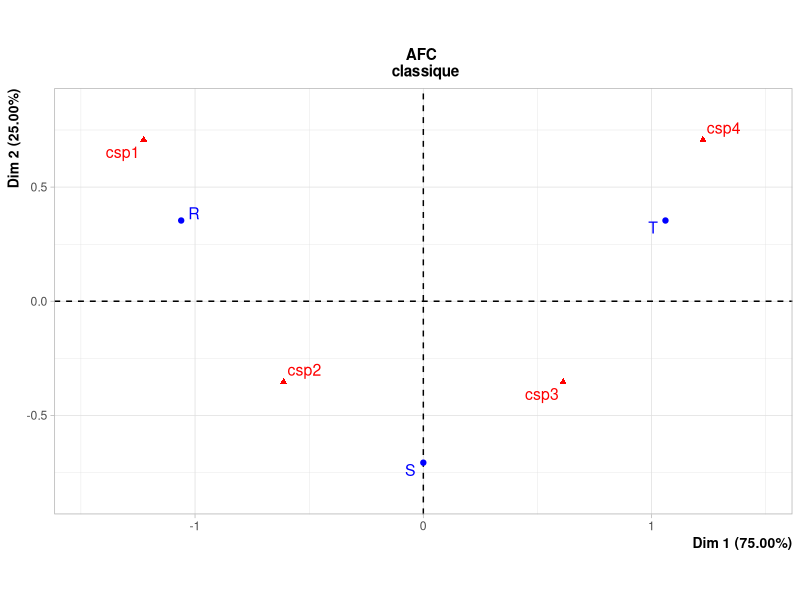
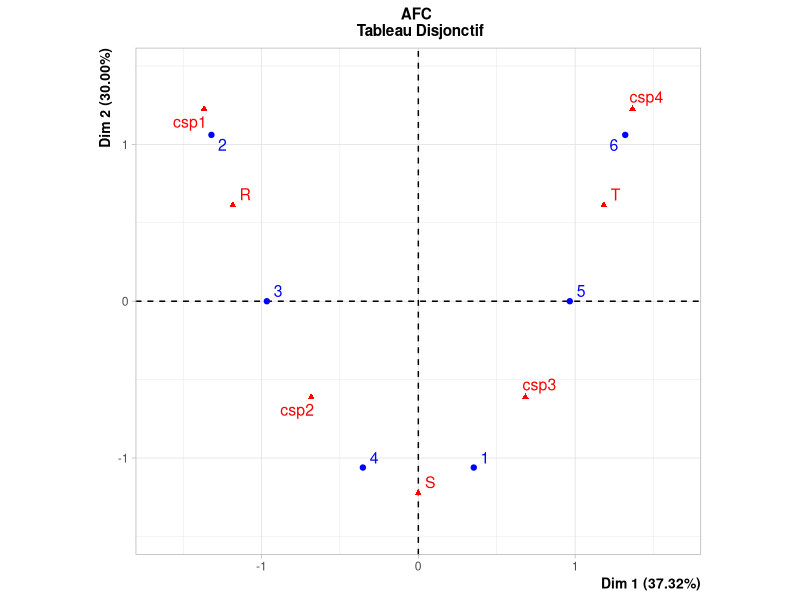
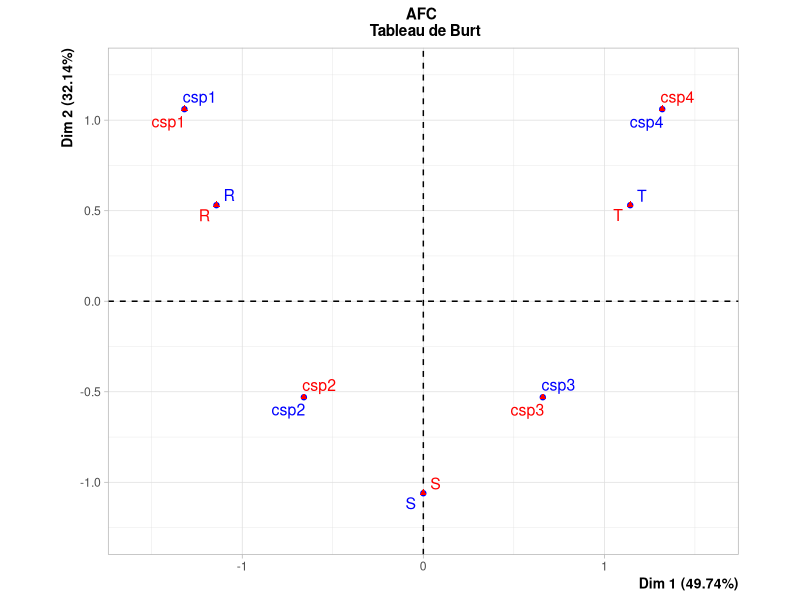
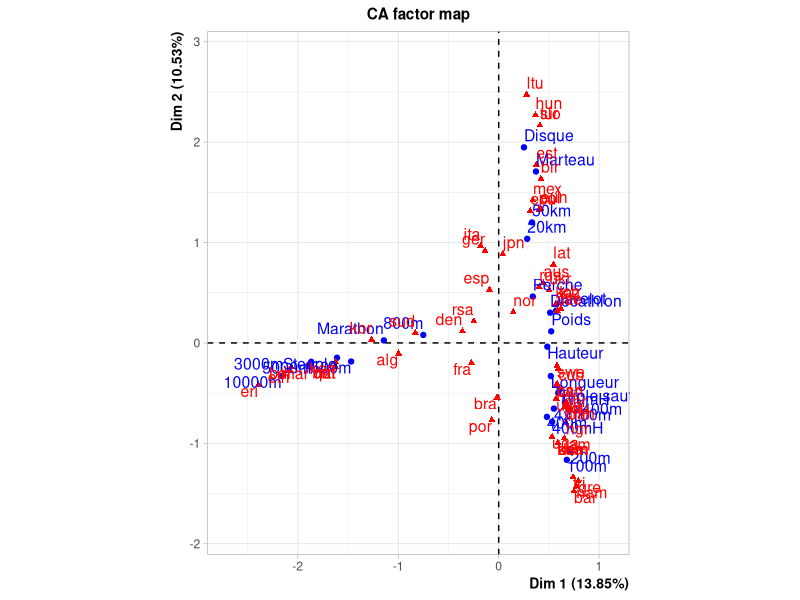
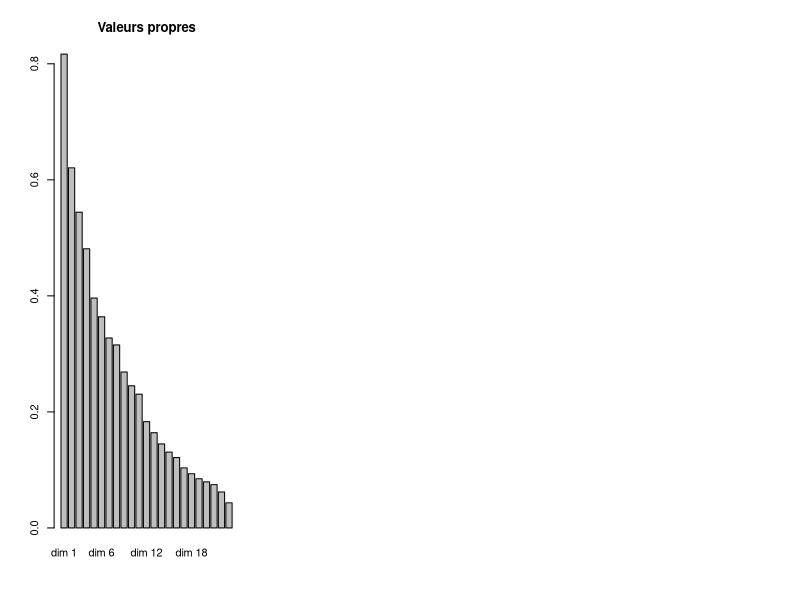

Here is the R script that generated these plots, in order:
## ---- chunk 1
library(FactoMineR)
## ---- chunk 2
csp <- as.factor(c("csp3","csp1","csp2","csp2","csp3","csp4"))
sport <- as.factor(c("S","R","R","S","T","T"))
fic.tab <- table(sport,csp)
fic.conting <- data.frame(unclass(fic.tab))
# Paramètres graphiques #
x11()
par(mfrow=c(1,3))
## ---- chunk 3
fic.afc <- CA(fic.conting,graph=FALSE)
fic.afc
plot(fic.afc,title="AFC \n classique")
## ---- chunk 4
# Fonction construisant le tableau disjonctif complet #
disj.comp <- function(tab) {
n <- dim(tab)[1]
m <- dim(tab)[2]
ci <- sapply(tab,max)
c <- sum(ci)
disj.tab <- matrix(0,nrow=n,ncol=c)
id <- 0
for (j in 1:m) {
for (i in 1:n) {
disj.tab[i,id + tab[i,j]] <- 1
}
id <- id + ci[j]
}
disj.tab
}
# AFC du tableau disjonctif #
fic.disj.comp <- disj.comp(as.data.frame(cbind(csp,sport)))
colnames(fic.disj.comp) <- c(levels(csp),levels(sport))
fic.disj.afc <- CA(fic.disj.comp,graph=FALSE)
fic.disj.afc
plot(fic.disj.afc,title="AFC \n Tableau Disjonctif")
## ---- chunk 5
fic.burt <- t(fic.disj.comp) %*% fic.disj.comp
fic.burt.afc <- CA(fic.burt,graph=FALSE)
fic.burt.afc
plot(fic.burt.afc,title="AFC \n Tableau de Burt")
## ---- chunk 6
data(JO)
JO
JO.ca <- CA(JO)
JO.ca
round(JO.ca$eig,2)
barplot(JO.ca$eig[,1],main="Valeurs propres",
        names.arg=paste("dim",1:nrow(JO.ca$eig)))
